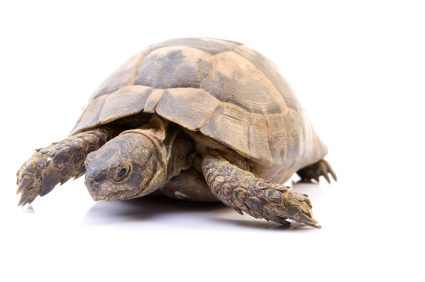
#> input picture slides/deck_03/assets/slide14_img01.png, 425 x 282 px
$ python create_chimera.py
#> lines starting #> are read from the running program, lines starting #| are printed output that depends on the picture
#!/usr/bin/env python3
"""
Script to create a chimera by blending turtle and rabbit images.
Combines slide14_img01.png (UCS/turtle) and slide14_img02.png (Greedy/rabbit)
to create a new image for A* Search.
"""

from PIL import Image, ImageEnhance
import os

def create_chimera(turtle_path, rabbit_path, output_path, blend_ratio=0.5):
    """
    Create a chimera by blending turtle and rabbit images.

    Args:
        turtle_path: Path to turtle image (UCS)
        rabbit_path: Path to rabbit image (Greedy)
        output_path: Path to save the chimera
        blend_ratio: How much of each image (0.0 = all turtle, 1.0 = all rabbit)
    """
#> called with turtle_path = 'slides/deck_03/assets/slide14_img01.png', rabbit_path = 'slides/deck_03/assets/slide14_img02.png', blend_ratio = 0.5
    # Load images
    turtle_img = Image.open(turtle_path).convert('RGBA')
    rabbit_img = Image.open(rabbit_path).convert('RGBA')
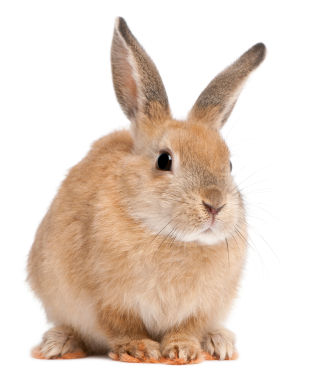
#> input picture slides/deck_03/assets/slide14_img02.png, 323 x 372 px

    # Resize images to match (use the larger dimensions)
    max_width = max(turtle_img.width, rabbit_img.width)
#> max_width = 425
    max_height = max(turtle_img.height, rabbit_img.height)
#> max_height = 372

    turtle_img = turtle_img.resize((max_width, max_height), Image.Resampling.LANCZOS)
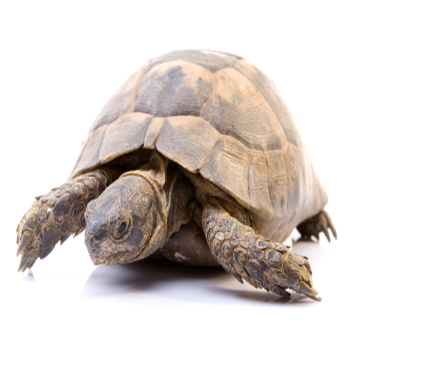
#> turtle_img: PIL image 425x372 RGBA; mean R, G, B, A 221.4, 214.7, 210.8, 255
    rabbit_img = rabbit_img.resize((max_width, max_height), Image.Resampling.LANCZOS)
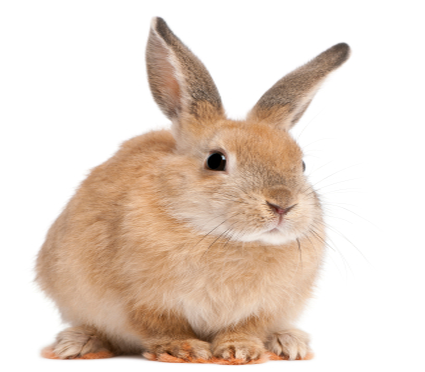
#> rabbit_img: PIL image 425x372 RGBA; mean R, G, B, A 229.3, 213.2, 200.9, 255

    # Create a blended image
    # Method 1: Simple alpha blend
    blended = Image.blend(turtle_img, rabbit_img, blend_ratio)
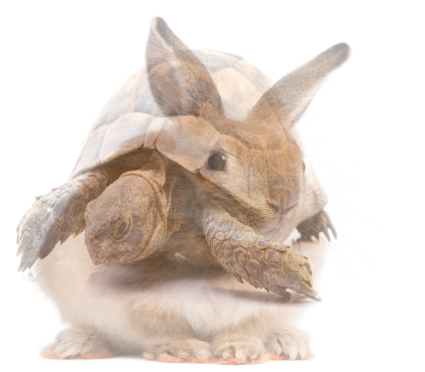
#> blended: PIL image 425x372 RGBA; mean R, G, B, A 225.2, 213.8, 205.7, 255

    # Method 2: Alternative - overlay with transparency
    # You can experiment with different blend modes
    # blended = Image.composite(rabbit_img, turtle_img, rabbit_img)

    # Save the result
    blended.save(output_path, 'PNG')
    print(f"Chimera created and saved to: {output_path}")
    return blended

def create_chimera_advanced(turtle_path, rabbit_path, output_path):
    """
    Create a more sophisticated chimera by combining different parts.
    This version tries to blend the images more creatively.
    """
#> called with turtle_path = 'slides/deck_03/assets/slide14_img01.png', rabbit_path = 'slides/deck_03/assets/slide14_img02.png'
    turtle_img = Image.open(turtle_path).convert('RGBA')
    rabbit_img = Image.open(rabbit_path).convert('RGBA')

    # Resize to match
    max_width = max(turtle_img.width, rabbit_img.width)
#> max_width = 425
    max_height = max(turtle_img.height, rabbit_img.height)
#> max_height = 372

    turtle_img = turtle_img.resize((max_width, max_height), Image.Resampling.LANCZOS)
    rabbit_img = rabbit_img.resize((max_width, max_height), Image.Resampling.LANCZOS)

    # Create a new image with weighted combination
    # This gives more turtle (slow, steady) but with rabbit features (fast, eager)
    result = Image.new('RGBA', (max_width, max_height))
#> result: PIL image 425x372 RGBA; every value is 0

    # Blend: 60% turtle (steady base) + 40% rabbit (speed features)
    turtle_weight = 0.6
    rabbit_weight = 0.4

    # Manual pixel blending for more control
    turtle_pixels = turtle_img.load()
    rabbit_pixels = rabbit_img.load()
    result_pixels = result.load()

    for y in range(max_height):
        for x in range(max_width):
            t_pixel = turtle_pixels[x, y]
            r_pixel = rabbit_pixels[x, y]

            # Blend RGB channels
            r = int(t_pixel[0] * turtle_weight + r_pixel[0] * rabbit_weight)
            g = int(t_pixel[1] * turtle_weight + r_pixel[1] * rabbit_weight)
            b = int(t_pixel[2] * turtle_weight + r_pixel[2] * rabbit_weight)
            a = max(t_pixel[3], r_pixel[3])  # Use max alpha

            result_pixels[x, y] = (r, g, b, a)

    result.save(output_path, 'PNG')
    print(f"Advanced chimera created and saved to: {output_path}")
    return result

if __name__ == "__main__":
    # Paths relative to script location
    script_dir = os.path.dirname(os.path.abspath(__file__))
    assets_dir = os.path.join(script_dir, 'assets')

    turtle_path = os.path.join(assets_dir, 'slide14_img01.png')  # UCS (turtle)
    rabbit_path = os.path.join(assets_dir, 'slide14_img02.png')   # Greedy (rabbit)

    # Create output path
    output_path = os.path.join(assets_dir, 'slide14_chimera.png')

    # Check if images exist
    if not os.path.exists(turtle_path):
        print(f"Error: Turtle image not found at {turtle_path}")
        exit(1)
    if not os.path.exists(rabbit_path):
        print(f"Error: Rabbit image not found at {rabbit_path}")
        exit(1)

    print("Creating chimera (turtle + rabbit blend)...")
    print(f"Turtle (UCS): {turtle_path}")
    print(f"Rabbit (Greedy): {rabbit_path}")
    print()

    # Try simple blend first
    print("Method 1: Simple 50/50 blend")
    create_chimera(turtle_path, rabbit_path, output_path, blend_ratio=0.5)

    # Try advanced blend
    print("\nMethod 2: Advanced 60/40 blend (turtle-heavy)")
    advanced_output = os.path.join(assets_dir, 'slide14_chimera_advanced.png')
    create_chimera_advanced(turtle_path, rabbit_path, advanced_output)

    print("\nDone! Check the output images:")
    print(f"  - {output_path}")
    print(f"  - {advanced_output}")
    print("\nYou can adjust the blend_ratio parameter (0.0-1.0) to change the mix.")
